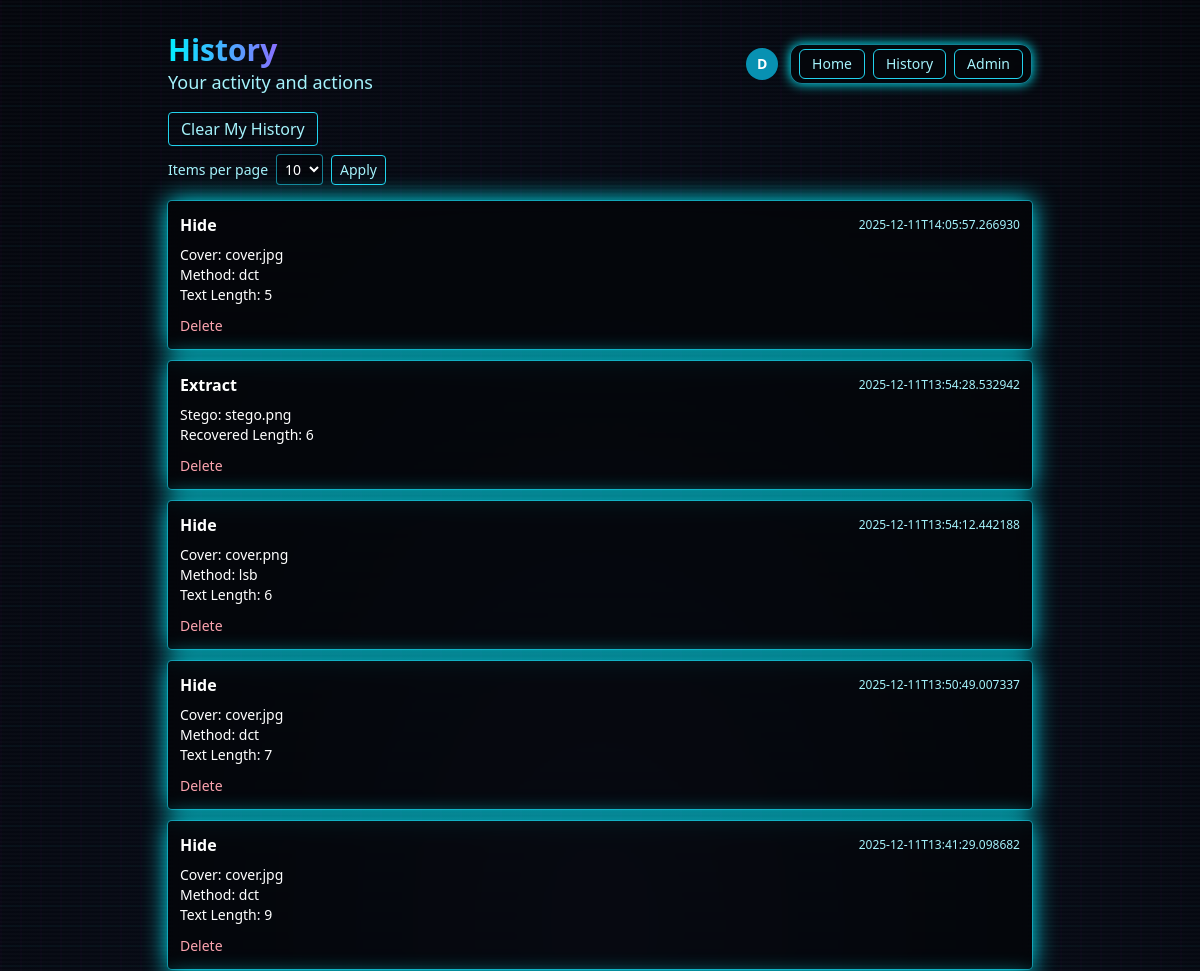
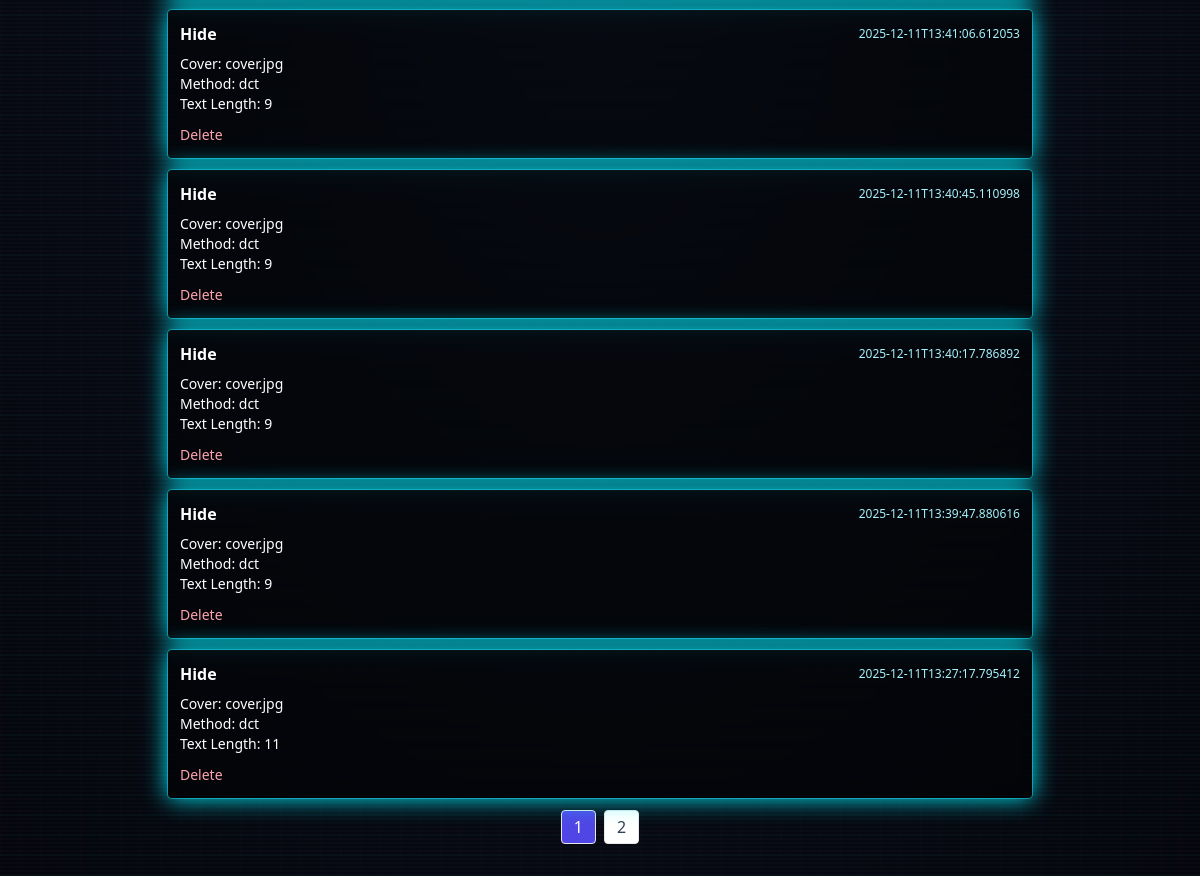
Screenshot of /history (signed in) with the database file from the repository (2 pictures, top to bottom).
### tables this page shows
CREATE TABLE history (
            id INTEGER PRIMARY KEY AUTOINCREMENT,
            email TEXT NOT NULL,
            type TEXT NOT NULL,
            cover TEXT,
            stego TEXT,
            method TEXT,
            length INTEGER,
            time TEXT NOT NULL
        );

### app.py (the view)
    def wrapper(*args, **kwargs):
        if not session.get("user"):
            return redirect(url_for("login"))
        return fn(*args, **kwargs)

### app.py (called while the page is built)
def get_db():
    conn = sqlite3.connect(DB_PATH)
    conn.row_factory = sqlite3.Row
    return conn

def login_required(fn):
    def wrapper(*args, **kwargs):
        if not session.get("user"):
            return redirect(url_for("login"))
        return fn(*args, **kwargs)
    wrapper.__name__ = fn.__name__
    return wrapper

@app.get("/history")
@login_required
def history():
    page = int(request.args.get("page", "1") or "1")
    try:
        limit = int(request.args.get("limit", "10") or "10")
    except Exception:
        limit = 10
    if limit not in (10, 20, 50):
        limit = 10
    offset = (page - 1) * limit
    email = session.get("user", {}).get("email", "")
    conn = get_db()
    total = conn.execute("SELECT COUNT(*) AS c FROM history WHERE email=?", (email,)).fetchone()["c"]
    cur = conn.execute(
        "SELECT id, type, cover, stego, method, length, time FROM history WHERE email=? ORDER BY id DESC LIMIT ? OFFSET ?",
        (email, limit, offset),
    )
    rows = [dict(r) for r in cur.fetchall()]
    conn.close()
    pages = (total + limit - 1) // limit
    return render_template("history.html", user=session.get("user"), items=rows, page=page, pages=pages, limit=limit)

### templates/history.html (shortened to what this page needs)
<!doctype html>
<html lang="en">
<head>
  <script src="https://cdn.tailwindcss.com"></script>
</head>
<body class="text-white relative">
  <div class="absolute inset-0 -z-10">
    <div class="h-full w-full" style="background: radial-gradient(ellipse at center, #0a0f1f 0%, #050914 40%, #02040a 100%);"></div>
    <div class="absolute inset-0 opacity-30" style="background-image: repeating-linear-gradient(0deg, rgba(0,240,255,0.08) 0 2px, transparent 2px 20px), repeating-linear-gradient(90deg, rgba(255,0,255,0.06) 0 2px, transparent 2px 20px); background-size: 100% 100%; animation: gridShift 12s linear infinite;"></div>
    <div class="absolute inset-0" style="background-image: linear-gradient(transparent, rgba(255,255,255,0.03) 50%, transparent); background-size: 100% 4px; animation: scan 6s linear infinite;"></div>
  </div>
  <div class="max-w-4xl mx-auto py-8 px-4">
    <div class="flex items-center justify-between">
      <h1 class="leading-tight">
        <span class="block text-2xl md:text-3xl font-extrabold bg-clip-text text-transparent" style="background-image: linear-gradient(90deg,#00f0ff,#ff00ff)">History</span>
        <span class="block text-cyan-200 md:text-lg">Your activity and actions</span>
      </h1>
      <div class="flex items-center gap-3 text-sm">
        <a href="/profile" class="h-8 w-8 rounded-full bg-cyan-600 text-white flex items-center justify-center font-semibold">
          {{ (user.name if user else '')[:1]|upper }}
        </a>
        <div class="flex items-center gap-2 rounded-xl border border-cyan-400/60 bg-black/40 backdrop-blur px-2 py-1 shadow-[0_0_12px_#00f0ff]">
          <a href="/" class="inline-flex items-center gap-1 rounded-md border border-cyan-400 px-3 py-1 text-cyan-200 hover:bg-cyan-300 hover:text-black">Home</a>
          <a href="/history" class="inline-flex items-center gap-1 rounded-md border border-cyan-400 px-3 py-1 text-cyan-200 hover:bg-cyan-300 hover:text-black">History</a>
          {% if user and (user.role == 'admin') %}
          <a href="/admin/history" class="inline-flex items-center gap-1 rounded-md border border-cyan-400 px-3 py-1 text-cyan-200 hover:bg-cyan-300 hover:text-black">Admin</a>
          {% endif %}
        </div>
      </div>
    </div>
    <form method="post" action="/history/clear" class="mt-4">
      <button class="rounded px-3 py-1 border border-cyan-400 text-cyan-200 hover:text-black hover:bg-cyan-300 transition">Clear My History</button>
    </form>
    <form method="get" action="/history" class="mt-2 flex items-center gap-2 text-sm">
      <label class="text-cyan-200">Items per page</label>
      <select name="limit" class="rounded border border-cyan-400/60 bg-black/40 text-white p-1">
        <option value="10" {{ 'selected' if limit == 10 else '' }}>10</option>
      </select>
      <button class="rounded border border-cyan-400 px-2 py-1 text-cyan-200 hover:bg-cyan-300 hover:text-black">Apply</button>
    </form>
    <div class="mt-4 space-y-3">
      {% if items and items|length > 0 %}
        {% for it in items %}
        <div class="bg-black/50 backdrop-blur rounded shadow-[0_0_24px_#00f0ff] ring-1 ring-cyan-400/50 p-3">
          <div class="flex items-center justify-between">
            <div class="font-semibold">{{ it.type|capitalize }}</div>
            <div class="text-xs text-cyan-200">{{ it.time }}</div>
          </div>
          <div class="text-sm mt-2">
            {% if it.type == 'hide' %}
              <div>Cover: {{ it.cover }}</div>
              <div>Method: {{ it.method }}</div>
              <div>Text Length: {{ it.length }}</div>
            {% else %}
              <div>Stego: {{ it.stego }}</div>
              <div>Recovered Length: {{ it.length }}</div>
            {% endif %}
          </div>
          <form method="post" action="/history/delete/{{ it.id }}" class="mt-2">
            <button class="text-rose-300 text-sm">Delete</button>
          </form>
        </div>
        {% endfor %}
        {% if pages and pages > 1 %}
        <div class="mt-4 flex justify-center">
          {% for p in range(1, pages + 1) %}
          <a href="/history?page={{ p }}&limit={{ limit }}" class="px-3 py-1 mx-1 rounded border {{ 'bg-indigo-600 text-white' if p == page else 'bg-white text-slate-700' }}">{{ p }}</a>
          {% endfor %}
        </div>
        {% endif %}
      {% else %}
        <div class="text-cyan-200">No history yet.</div>
      {% endif %}
    </div>
  </div>
</body>
</html>

### rows the page displays
history: type "Hide", time "2025-12-11T14:05:57.266930", cover "cover.jpg", method "dct", length "5"
history: type "Extract", time "2025-12-11T13:54:28.532942", stego "stego.png", length "6"
history: type "Hide", time "2025-12-11T13:54:12.442188", cover "cover.png", method "lsb", length "6"
history: type "Hide", time "2025-12-11T13:50:49.007337", cover "cover.jpg", method "dct", length "7"
history: type "Hide", time "2025-12-11T13:41:29.098682", cover "cover.jpg", method "dct", length "9"
history: type "Hide", time "2025-12-11T13:41:06.612053", cover "cover.jpg", method "dct", length "9"
history: type "Hide", time "2025-12-11T13:40:45.110998", cover "cover.jpg", method "dct", length "9"
history: type "Hide", time "2025-12-11T13:40:17.786892", cover "cover.jpg", method "dct", length "9"
history: type "Hide", time "2025-12-11T13:39:47.880616", cover "cover.jpg", method "dct", length "9"
history: type "Hide", time "2025-12-11T13:27:17.795412", cover "cover.jpg", method "dct", length "11"

### other values shown
{{ (user.name if user else '')[:1]|upper }} "D"
{{ p }} "1" "2"
